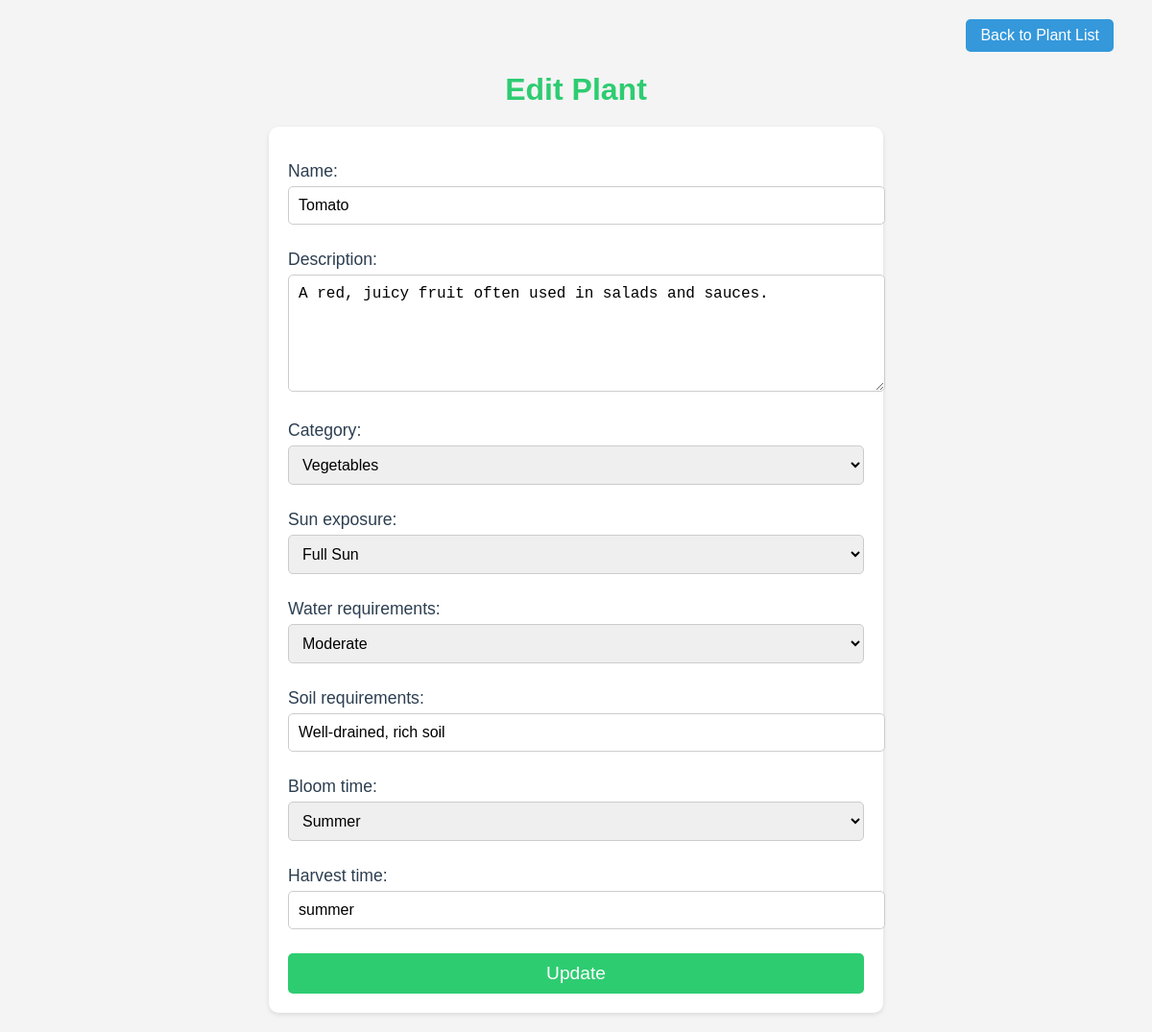
The page /plants/1/edit/ on the database its author committed.
### plants/models.py (models this page shows, shortened)
class Plant(models.Model):
    name = models.CharField(max_length=100)
    description = models.TextField(blank=True)  # Optional description of the plant
    category = models.ForeignKey(PlantCategory, on_delete=models.SET_NULL, null=  True) # Each plant belongs to a category
    sun_exposure = models.CharField(max_length=50, choices=[
        ('full_sun', 'Full Sun'),
        ('partial_shade', 'Partial Shade'),
        ('full_shade', 'Full Shade'),
    ])  # Sunlight requirements (e.g., full sun, partial shade)
    water_requirements = models.CharField(max_length=50, choices=[
        ('low', 'Low'),
        ('moderate', 'Moderate'),
        ('high', 'High'),
    ])  # Watering needs (e.g., frequent, moderate)
    soil_requirements = models.CharField(max_length=100)
    bloom_time = models.CharField(max_length=50, choices=[
        ('spring', 'Spring'),
        ('summer', 'Summer'),
        ('fall', 'Fall'),
        ('winter', 'Winter'),
    ], blank=True, null=True)  # Flowering time for plants which is optional for some plants
    harvest_time = models.CharField(max_length=50, blank=True, null=True)  # Optional harvest time for vegetables and fruit-bearing plants

class PlantCategory(models.Model):
    name = models.CharField(max_length=100)
    def __str__(self):
        return self.name

### plants/views.py (the view)
# urls.py: path('<int:plant_id>/edit/', views.plant_edit, name='plant_edit'),  # URL to edit a plant
def plant_edit(request, plant_id):
    plant = get_object_or_404(Plant, id=plant_id)
    if request.method == 'POST':
        form = PlantForm(request.POST, instance=plant)
        if form.is_valid():
            form.save()
            return redirect('plant_detail', plant_id=plant.id)
    else:
        form = PlantForm(instance=plant)
    return render(request, 'plants/plant_form.html', {'form': form})

### plants/forms.py
class PlantForm(forms.ModelForm):
    class Meta:
        model = Plant
        fields = ['name', 'description', 'category', 'sun_exposure', 'water_requirements', 'soil_requirements', 'bloom_time', 'harvest_time']

### plants/templates/plants/plant_form.html (shortened to what this page needs)
{% load static %}
<!DOCTYPE html>
<html lang="en">
<head>
    <link rel="stylesheet" href="{% static 'plants/css/plant_form.css' %}">
</head>
<body>
    <div class="back-button">
        <a href="{% url 'plant_list' %}" class="btn-back">Back to Plant List</a>
    </div>
    <h1>{% if form.instance.pk %}Edit Plant{% else %}Add Plant{% endif %}</h1>
    <form method="POST">
        {{ form.as_p }}
        <button type="submit">{% if form.instance.pk %}Update{% else %}Create{% endif %}</button>
    </form>
</body>
</html>

### plants/static/plants/css/plant_form.css (style rules this page uses)
body { font-family: Arial, sans-serif; background-color: #f4f4f4; margin: 0; padding: 20px; }
h1 { text-align: center; color: #2ecc71; margin-bottom: 20px; font-size: 2rem; }
.back-button { text-align: right; margin-bottom: 20px; }
.btn-back { display: inline-block; padding: 8px 15px; background-color: #3498db; color: white; text-decoration: none; border-radius: 5px; font-size: 1rem; width: auto; margin-right: 20px; }
form { max-width: 600px; margin: 0 auto; padding: 20px; background-color: white; border-radius: 10px; box-shadow: 0 2px 5px rgba(0, 0, 0, 0.1); }
form p { margin-bottom: 15px; }
form label { display: block; font-size: 1.1rem; margin-bottom: 5px; color: #2c3e50; }
form input[type="text"], form textarea, form select { width: 100%; padding: 10px; margin-bottom: 10px; border: 1px solid #ccc; border-radius: 5px; font-size: 1rem; }
form textarea { height: 100px; resize: vertical; }
button[type="submit"] { width: 100%; padding: 10px 0; background-color: #2ecc71; border: none; border-radius: 5px; color: white; font-size: 1.2rem; cursor: pointer; transition: background-color 0.3s ease; }

### rows shown on the page
Plant: name "Tomato", description "A red, juicy fruit often used in salads and sauces.", category "Vegetables", sun_exposure "Full Sun", water_requirements "Moderate", soil_requirements "Well-drained, rich soil", bloom_time "Summer", harvest_time "summer"
